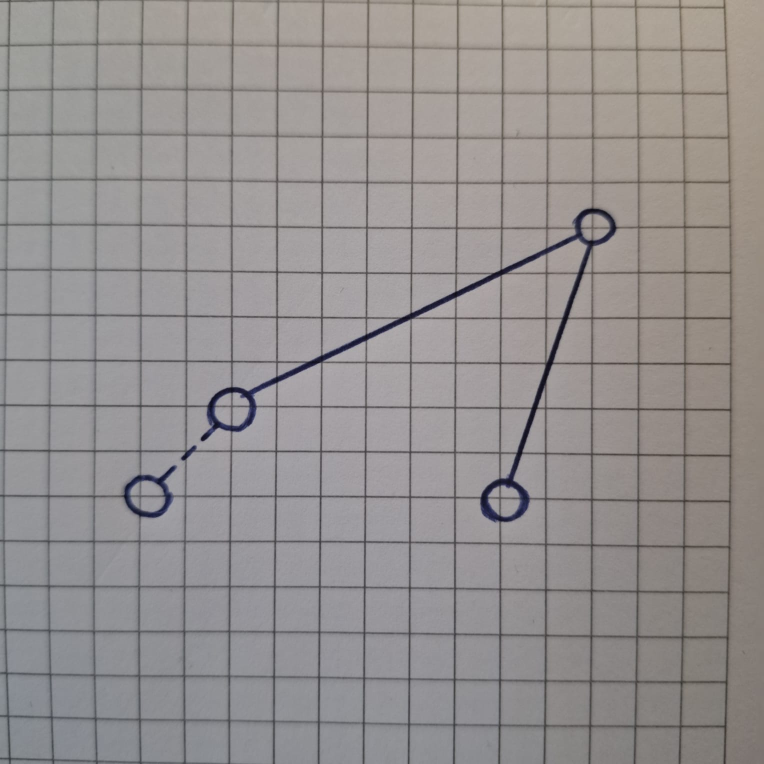
#> input picture photo_image.jpeg, 1528 x 1528 px, found by its file name (shown at 1/2 size)
$ python image_recognizer.py
#> lines starting #> are read from the running program, lines starting #| are printed output that depends on the picture; after the words box and inside, x2 and y2 are one past the last pixel; in counts of white or black regions, pixels touching at a corner belong together
import cv2
import numpy as np

class ImageRecognizer:
    def __init__(self):
        self.img = None
        self.circle_pos = []
        self.line_pos = []
        self.joint_assignment = []
        self.link_assignment = {}
        self.rotor_assignment = {}

    def load_img(self, img_path:str):
#> called with img_path = 'photo_image.jpeg'
        self.img = cv2.imread(img_path)
#> self.img is the input picture: shape (1528, 1528, 3); mean B, G, R 143.6, 144.1, 148.3

    def show_image(self, img, title: str = "Image"):
        # Resize for display
#> called with title = 'Image'
        scale_percent = 50  # Resize to 50% of the original size
        width = int(img.shape[1] * scale_percent / 100)
        height = int(img.shape[0] * scale_percent / 100)
        resized_img = cv2.resize(img, (width, height), interpolation=cv2.INTER_AREA)

        while True:
            cv2.imshow(title, resized_img)
            if cv2.waitKey(1) == 27 or cv2.getWindowProperty(title, cv2.WND_PROP_VISIBLE) < 1:
#> (key Esc is pressed here)
                cv2.destroyAllWindows()
                break

    # [28 lines left out: function get_bounds, not called in this run]

    def recognize_circles(self, debug: bool = False):
#> called with debug = True
        gray = cv2.cvtColor(self.img, cv2.COLOR_BGR2GRAY)
        gray = cv2.medianBlur(gray, 15)
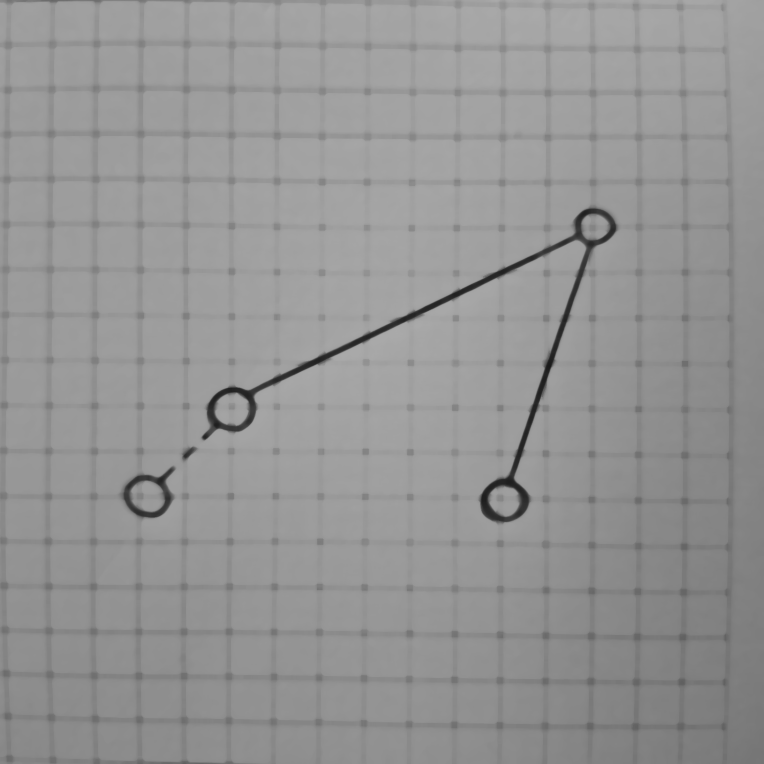
#> gray: shape (1528, 1528) (shown at 1/2 size); min 26, max 170, mean 148.4

        circles = cv2.HoughCircles(gray,
                                cv2.HOUGH_GRADIENT,
                                dp=0.9, minDist=30,
                                param1=50, param2=30,
                                minRadius=35, maxRadius=60
                                )
#> circles = [[463.5, 825.5, 49.9], [1007.5, 1005.5, 47.6], [291.5, 997.5, 36.8], [1186.5, 462.5, 46.7]]

        if circles is not None:
            img_temp = np.copy(self.img)
            circles = np.uint16(np.around(circles))
#> circles = [[464, 826, 50], [1008, 1006, 48], [292, 998, 37], [1186, 462, 47]]
            for circle in circles[0, :]:
                x, y, r = circle
                self.circle_pos.append((int(x), int(y)))

                # Draw the circle
                cv2.circle(img_temp, (x, y), r, (255, 0, 255), 3)
                cv2.circle(img_temp, (x, y), 2, (255, 255, 255), 3)
#> this loop made 4 passes
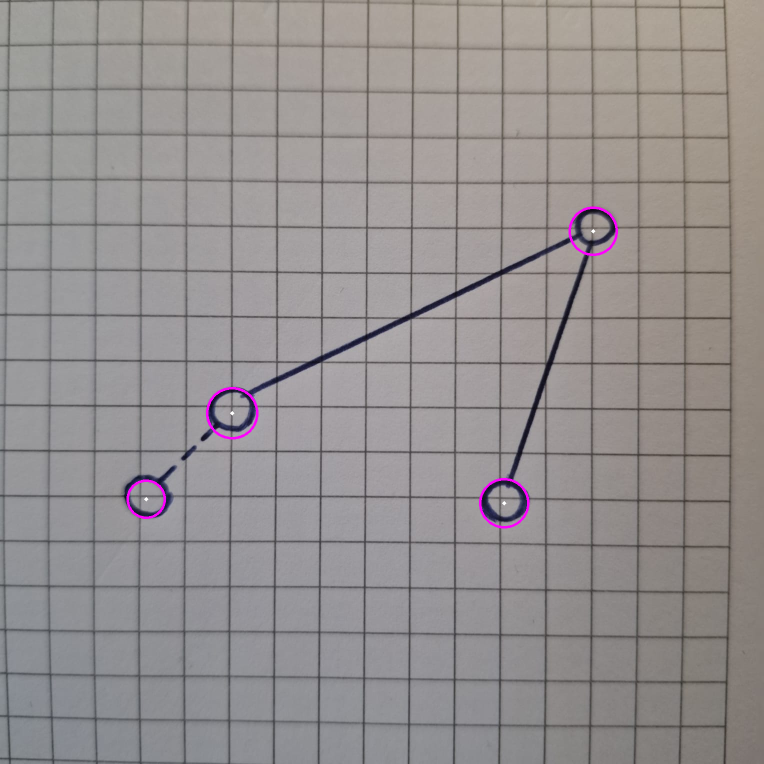
#> img_temp: shape (1528, 1528, 3) (shown at 1/2 size); 0.25% of pixels changed, all inside (x1, y1, x2, y2) = (253, 413, 1236, 1057)
#> after the loop, self.circle_pos = [(464, 826), (1008, 1006), (292, 998), (1186, 462)]

        if debug:
            print(f"Circle_positions:\n{self.circle_pos}")
#| Circle_positions:
#| [(464, 826), (1008, 1006), (292, 998), (1186, 462)]
            self.show_image(img_temp, "Circles")
#> (key Enter is pressed here)

    def recognize_lines(self, debug: bool = False):
#> called with debug = True
        def skeletonize(img):
            """
            Morphological Skeletonization
            """
            skeleton = np.zeros(img.shape, np.uint8)
            kernel = np.ones((3,3), np.uint8)
            temp = np.copy(img)

            while True:
                eroded = cv2.erode(temp, kernel)
                temp_opened = cv2.dilate(eroded, kernel)
                temp_skeleton = cv2.subtract(temp, temp_opened)
                skeleton = cv2.bitwise_or(skeleton, temp_skeleton)
                temp = eroded.copy()
                if cv2.countNonZero(temp) == 0:
                    break

            return skeleton

        def rect_to_line(rect):
            center, size, angle = rect
            width, height = size

            half_width = width / 2
            half_height = height / 2
            angle_rad = np.deg2rad(angle)

            if width > height:
                # Line along the width
                x_start = int(center[0] - half_width * np.cos(angle_rad))
                y_start = int(center[1] - half_width * np.sin(angle_rad))
                x_end = int(center[0] + half_width * np.cos(angle_rad))
                y_end = int(center[1] + half_width * np.sin(angle_rad))
            else:
                # Line along the height
                x_start = int(center[0] - half_height * np.sin(angle_rad))
                y_start = int(center[1] + half_height * np.cos(angle_rad))
                x_end = int(center[0] + half_height * np.sin(angle_rad))
                y_end = int(center[1] - half_height * np.cos(angle_rad))

            return (x_start, y_start), (x_end, y_end)

        gray = cv2.cvtColor(self.img, cv2.COLOR_BGR2GRAY)
        gray = cv2.medianBlur(gray, 15)

        _, binary = cv2.threshold(gray, 80, 255, cv2.THRESH_BINARY_INV)
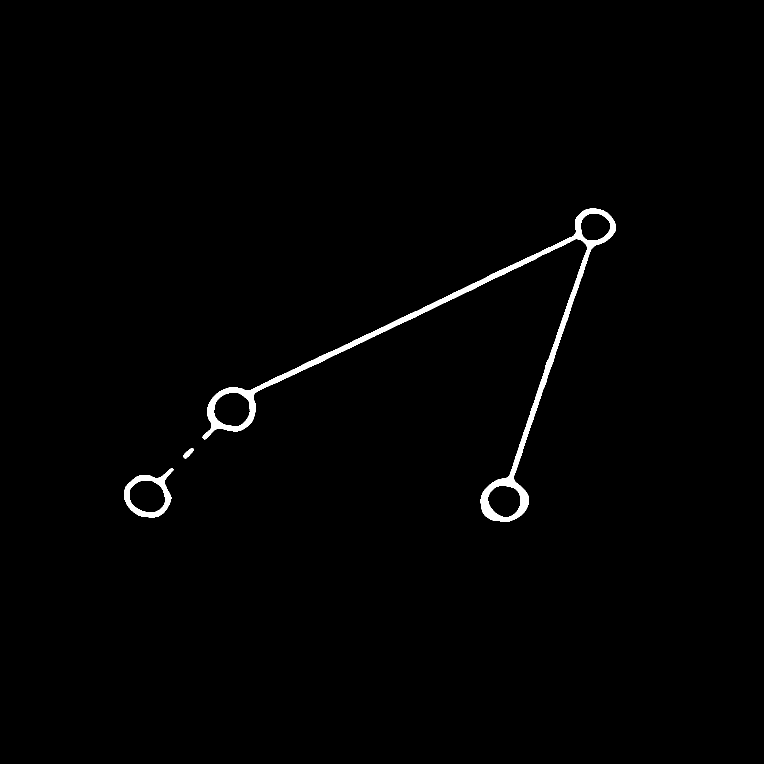
#> binary: shape (1528, 1528) (shown at 1/2 size); 1% white; 3 white regions, box (x1, y1, x2, y2) and area: (405, 417, 1232, 1044) 20867, (248, 936, 347, 1035) 2857, (367, 896, 388, 917) 215

        kernel = np.ones((5, 5), np.uint8)
        binary = cv2.dilate(binary, kernel)
#> binary: shape (1528, 1528); 1.5% white; 3 white regions, box (x1, y1, x2, y2) and area: (403, 415, 1234, 1046) 30858, (246, 934, 349, 1037) 4261, (365, 894, 390, 919) 399

        kernel = np.ones((3, 3), np.uint8)
        binary = cv2.morphologyEx(binary, cv2.MORPH_CLOSE, kernel, iterations=5)
#> binary: shape (1528, 1528); 1.5% white; 3 white regions, box (x1, y1, x2, y2) and area: (403, 415, 1234, 1046) 31005, (246, 934, 349, 1037) 4317, (365, 894, 390, 919) 399

        binary = skeletonize(binary)
#> after the loop in skeletonize, `while True:`:
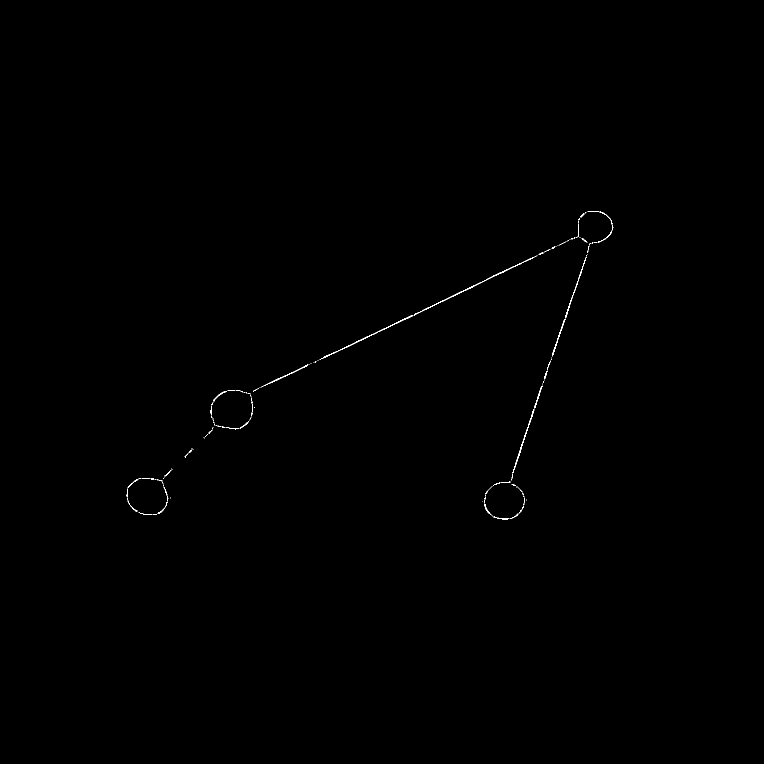
#> skeleton: shape (1528, 1528) (shown at 1/2 size); 0.16% white in thin lines or dots, all inside (x1, y1, x2, y2) = (253, 422, 1227, 1040)

        lines = cv2.HoughLinesP(binary, 1, np.pi / 180, threshold=10, minLineLength=60, maxLineGap=15)
#> lines = 14 rows, first 6: [683, 699, 1025, 533], [1029, 932, 1173, 511], [584, 746, 823, 630], [794, 646, 1105, 495], [531, 770, 659, 708], [1025, 945, 1084, 773]
        line_image = np.zeros_like(self.img)
        for line in lines:
            for x1, y1, x2, y2 in line:
                cv2.line(line_image, (x1, y1), (x2, y2), (255, 255, 255), 2)
#> this loop made 14 passes
#> line_image: shape (1528, 1528, 3); 0.19% white; 2 white regions, box (x1, y1, x2, y2) and area: (495, 471, 1158, 788) 2682, (1018, 485, 1184, 966) 1772

        line_image = cv2.cvtColor(line_image, cv2.COLOR_BGR2GRAY)
        line_image = cv2.adaptiveThreshold(line_image, 255, cv2.ADAPTIVE_THRESH_GAUSSIAN_C, cv2.THRESH_BINARY_INV, 11, 2)
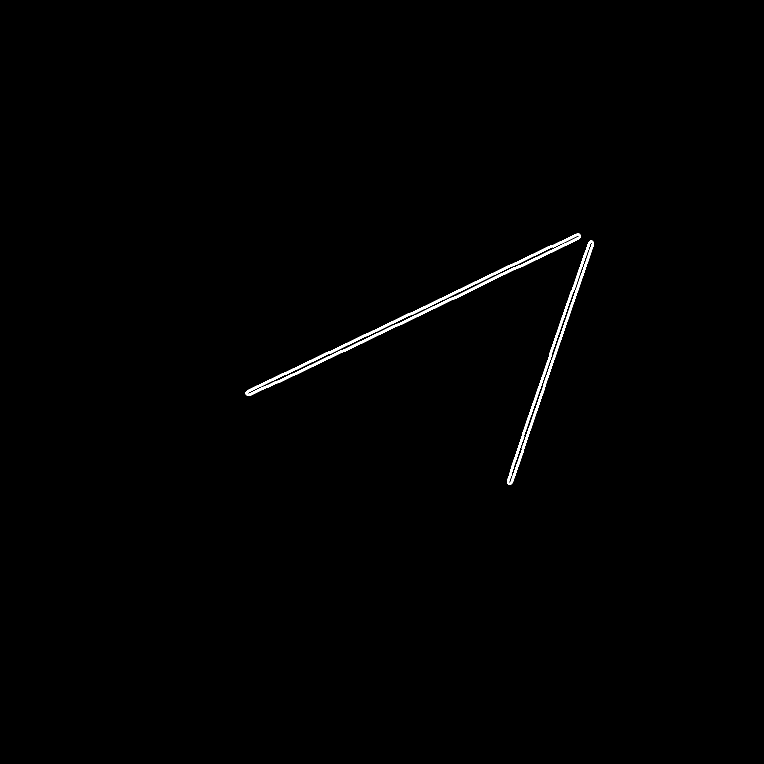
#> line_image: shape (1528, 1528) (shown at 1/2 size); 0.52% white; 2 white regions

        contours, _ = cv2.findContours(line_image, cv2.RETR_EXTERNAL, cv2.CHAIN_APPROX_SIMPLE)
#> contours = 2 contours; box (x1, y1, x2, y2) and area: (491, 467, 1162, 792) 9265, (1014, 481, 1188, 970) 6181

        img_temp = np.copy(self.img)
        for contour in contours:
            rect = cv2.minAreaRect(contour)
            self.line_pos.append(rect_to_line(rect))

            box = cv2.boxPoints(rect)
            box = np.int32(box)

            img_temp = cv2.drawContours(img_temp, [box], 0, (0, 0, 255), 2)
            img_temp = cv2.line(img_temp, self.line_pos[-1][0], self.line_pos[-1][1], (0, 255, 255), 2)
#> this loop made 2 passes
#> (center in rect_to_line, angle in rect_to_line, width in rect_to_line, height in rect_to_line, half_width in rect_to_line, half_height in rect_to_line, angle_rad in rect_to_line, x_start in rect_to_line) on passes 1 to 2: ((1099.8, 724.7), -71.23, 515.8, 14.24, 257.9, 7.12, -1.24, 1016), ((826.2, 629.3), -25.54, 741.6, 14.71, 370.8, 7.35, -0.446, 491)
#> pass 1, in recognize_lines, `img_temp = cv2.line(img_temp, self.line_pos[-1][0], self.line_pos[-1][..`:
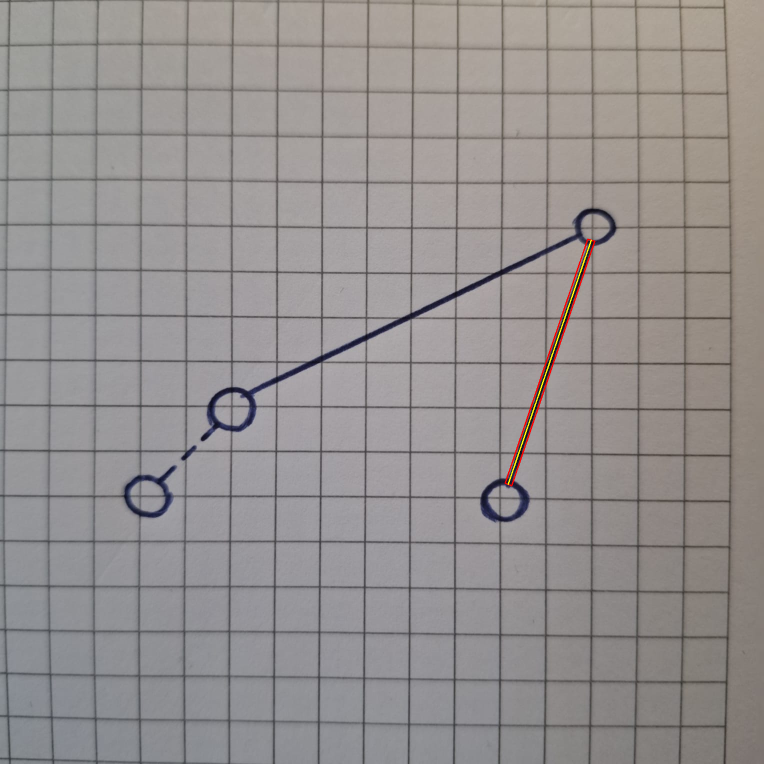
#> img_temp: shape (1528, 1528, 3) (shown at 1/2 size); mean B, G, R 143.4, 144.1, 148.6
#> after the loop, self.line_pos = [((1016, 968), (1182, 480)), ((491, 789), (1160, 469))]

        if debug:
            print(f"Line_positions:\n{self.line_pos}")
#| Line_positions:
#| [((1016, 968), (1182, 480)), ((491, 789), (1160, 469))]
            self.show_image(img_temp, "Lines:")

    def flip_coordinates(self):
        self.circle_pos = [(x, self.img.shape[0] - y) for x, y in self.circle_pos]
        self.line_pos = [((x1, self.img.shape[0] - y1), (x2, self.img.shape[0] - y2)) for (x1, y1), (x2, y2) in self.line_pos]


    def assign_components(self, radius: int = 60, debug: bool = False):
        link_assignments = {}
        joint_assignments = []
        unassigned_circles = []
        rotor_assignment = {}

        self.recognize_circles()
#> the loop in recognize_circles (call 2), `for circle in circles[0, :]:` made 4 passes
        self.recognize_lines()
#> the loop in recognize_lines (call 2), `for line in lines:` made 14 passes
#> the loop in recognize_lines (call 2), `for contour in contours:` made 2 passes
        if not debug: self.flip_coordinates()

        for line in self.line_pos:
            link_assignments[line] = [None, None]
#> this loop made 4 passes
#> line on passes 1 to 4: ((1016, 968), (1182, 480)), ((491, 789), (1160, 469)), ((1016, 968), (1182, 480)), ((491, 789), (1160, 469))
#> after the loop, link_assignments = 2 items

        for circle in self.circle_pos:
            circle_x, circle_y = circle
            assigned_to_line = False

            for line in self.line_pos:
                (start_x, start_y), (end_x, end_y) = line

                distance_start = np.sqrt((circle_x - start_x) ** 2 + (circle_y - start_y) ** 2)
                distance_end = np.sqrt((circle_x - end_x) ** 2 + (circle_y - end_y) ** 2)

                if distance_start < radius:
                    link_assignments[line][0] = (circle_x, circle_y)
                    assigned_to_line = True
                elif distance_end < radius:
                    link_assignments[line][1] = (circle_x, circle_y)
                    assigned_to_line = True

            if assigned_to_line:
                joint_assignments.append((circle_x, circle_y))
            else:
                unassigned_circles.append((circle_x, circle_y))
#> this loop made 8 passes
#> after the loop, joint_assignments = [(464, 826), (1008, 1006), (1186, 462), (464, 826), (1008, 1006), (1186, 462)]; link_assignments = {((1016, 968), (1182, 480)): [(1008, 1006), (1186, 462)], ((491, 789), (1160, 469)): [(464, 826), (1186, 462)]}; unassigned_circles = [(292, 998), (292, 998)]

        for rotor in unassigned_circles:
            rotor_x, rotor_y = rotor
            min_distance = float("inf")
            closest_joint = None

            for joint in joint_assignments:
                joint_x, joint_y = joint
                distance = np.sqrt((rotor_x - joint_x) ** 2 + (rotor_y - joint_y) ** 2)

                if distance < min_distance:
                    min_distance = distance
                    closest_joint = joint

            if closest_joint:
                rotor_assignment[rotor] = closest_joint
#> this loop made 2 passes
#> after the loop, rotor_assignment = {(292, 998): (464, 826)}

        self.link_assignment = link_assignments
#> self.link_assignment has the same summary as link_assignments
        self.joint_assignment = joint_assignments
#> self.joint_assignment has the same summary as joint_assignments
        self.rotor_assignment = rotor_assignment
#> self.rotor_assignment = {(292, 998): (464, 826)}

if __name__ == "__main__":
    image_recognizer = ImageRecognizer()
    image_recognizer.load_img("photo_image.jpeg")

    image_recognizer.show_image(image_recognizer.img)
    image_recognizer.recognize_circles(True)
    image_recognizer.recognize_lines(True)
    image_recognizer.assign_components(60,True)

    print(f"\nJoint_Assignment: {image_recognizer.joint_assignment}")
#| Joint_Assignment: [(464, 826), (1008, 1006), (1186, 462), (464, 826), (1008, 1006), (1186, 462)]
    print(f"\nLink_Assignment: {image_recognizer.link_assignment}")
#| Link_Assignment: {((1016, 968), (1182, 480)): [(1008, 1006), (1186, 462)], ((491, 789), (1160, 469)): [(464, 826), (1186, 462)]}
    print(f"\nRotor_Assignment: {image_recognizer.rotor_assignment}")
#| Rotor_Assignment: {(292, 998): (464, 826)}

    img = np.copy(image_recognizer.img)

    # Draw detected links and assigned joints
    for line, assignments in image_recognizer.link_assignment.items():
        (start_x, start_y), (end_x, end_y) = line
        cv2.line(img, (start_x, start_y), (end_x, end_y), (255, 0, 0), 2)  # Blue lines

        # Draw assigned joints on the links
        if assignments[0] is not None:
            cv2.circle(img, assignments[0], 5, (0, 0, 255), -1)  # Red for first joint
        if assignments[1] is not None:
            cv2.circle(img, assignments[1], 5, (0, 0, 255), -1)  # Red for second joint
#> this loop made 2 passes
#> (assignments, start_x, start_y, end_x, end_y) on passes 1 to 2: ([(1008, 1006), (1186, 462)], 1016, 968, 1182, 480), ([(464, 826), (1186, 462)], 491, 789, 1160, 469)
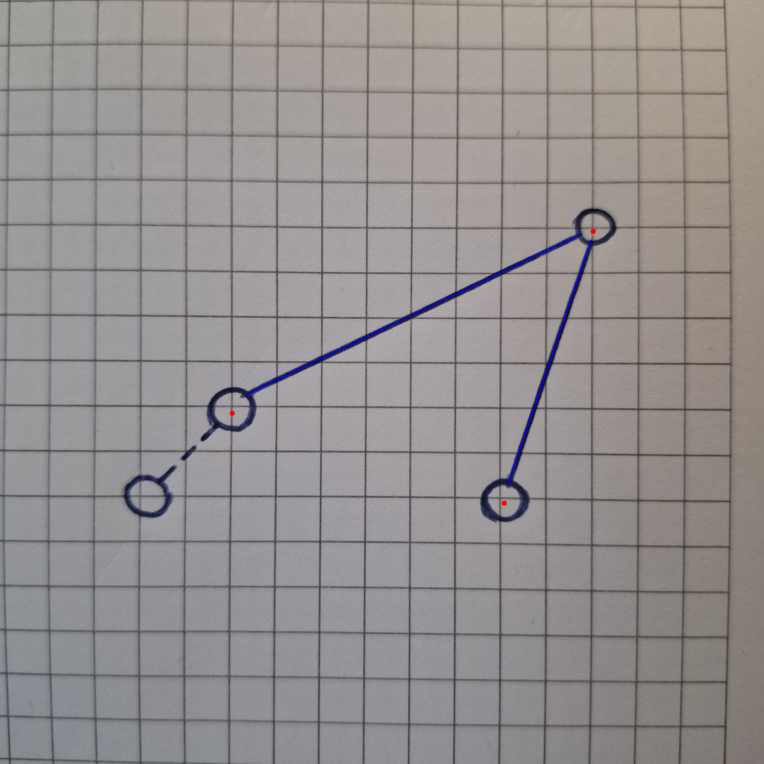
#> img: shape (1528, 1528, 3) (shown at 1/2 size); 0.15% of pixels changed, all inside (x1, y1, x2, y2) = (459, 457, 1192, 1012)

    # Draw all joints that were assigned to links
    #for joint in image_recognizer.joint_assignment:
    #    cv2.circle(img, joint, 5, (255, 255, 0), -1)  # Yellow for joints connected to links

    # Draw rotors (unassigned circles mapped to closest joint)
    for rotor, closest_joint in image_recognizer.rotor_assignment.items():
        cv2.circle(img, rotor, 8, (0, 255, 255), -1)  # Cyan for rotor
        cv2.line(img, rotor, closest_joint, (0, 255, 255), 1, cv2.LINE_AA)  # Line to closest joint
#> this loop made 1 pass
#> (rotor, closest_joint) on pass 1: ((292, 998), (464, 826))
#> img: shape (1528, 1528, 3); 0.03% of pixels changed, all inside (x1, y1, x2, y2) = (284, 826, 466, 1007)

    image_recognizer.show_image(img, "Check")
